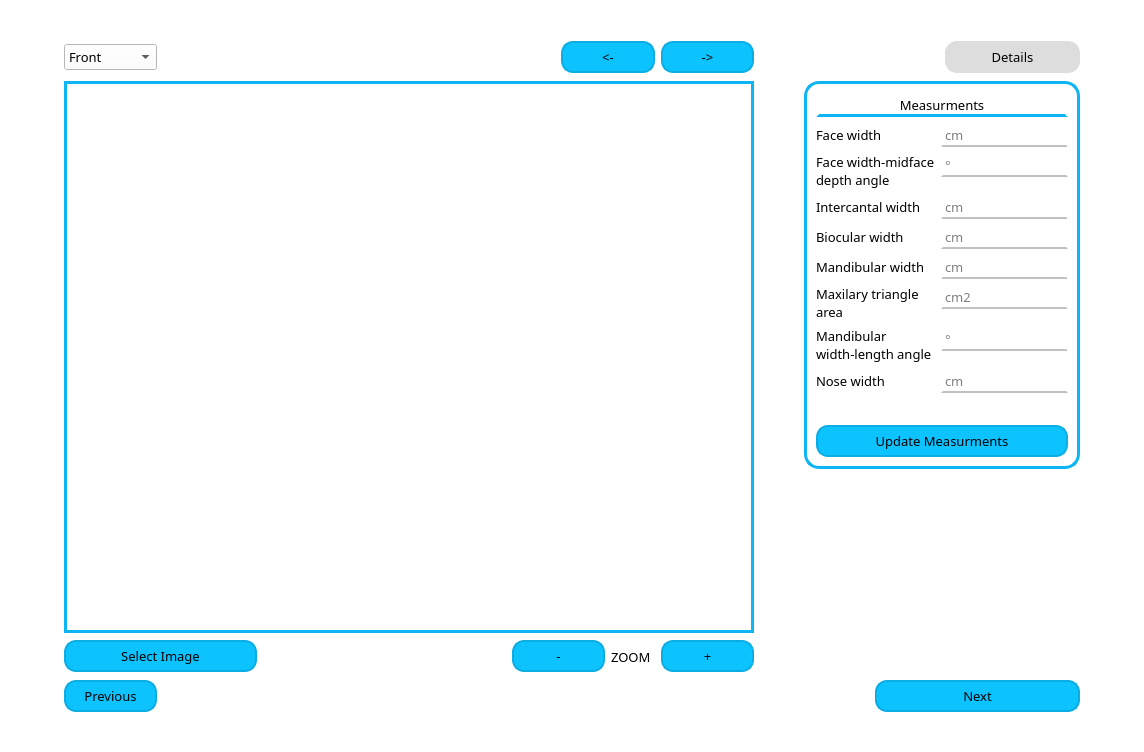
<?xml version="1.0" encoding="UTF-8"?>
<ui version="4.0">
 <class>Form</class>
 <widget class="QWidget" name="Form">
  <property name="geometry">
   <rect>
    <x>0</x>
    <y>0</y>
    <width>1144</width>
    <height>752</height>
   </rect>
  </property>
  <property name="windowTitle">
   <string>iOSA - Patient Images</string>
  </property>
  <property name="styleSheet">
   <string notr="true">QWidget {
	font: 57 10pt Manrope medium;
	background-color: rgb(255, 255, 255);
}

/* --------------------------------------- QScrollBar  -----------------------------------*/
    QScrollBar:horizontal
    {
        height: 15px;
        margin: 3px 15px 3px 15px;
        border-radius: 4px;
    }

    QScrollBar::handle:horizontal
    {
        background-color :rgb(7, 119, 156);
        min-width: 5px;
        border-radius: 4px;
    }

    QScrollBar::add-line:horizontal
    {
        margin: 0px 3px 0px 3px;
        border-image: url(:/qss_icons/rc/right_arrow_disabled.png);
        width: 10px;
        height: 10px;
        subcontrol-position: right;
        subcontrol-origin: margin;
    }

    QScrollBar::sub-line:horizontal
    {
        margin: 0px 3px 0px 3px;
        border-image: url(:/qss_icons/rc/left_arrow_disabled.png);
        height: 10px;
        width: 10px;
        subcontrol-position: left;
        subcontrol-origin: margin;
    }

    QScrollBar::add-line:horizontal:hover,QScrollBar::add-line:horizontal:on
    {
        border-image: url(:/qss_icons/rc/right_arrow.png);
        height: 10px;
        width: 10px;
        subcontrol-position: right;
        subcontrol-origin: margin;
    }


    QScrollBar::sub-line:horizontal:hover, QScrollBar::sub-line:horizontal:on
    {
        border-image: url(:/qss_icons/rc/left_arrow.png);
        height: 10px;
        width: 10px;
        subcontrol-position: left;
        subcontrol-origin: margin;
    }

    QScrollBar::up-arrow:horizontal, QScrollBar::down-arrow:horizontal
    {
        background: none;
    }


    QScrollBar::add-page:horizontal, QScrollBar::sub-page:horizontal
    {
        background: none;
    }

    QScrollBar:vertical
    {
        width: 15px;
        margin: 15px 3px 15px 3px;
        border-radius: 4px;
    }

    QScrollBar::handle:vertical
    {
        background-color: rgb(7, 119, 156);
        min-height: 5px;
        border-radius: 4px;
    }

    QScrollBar::sub-line:vertical
    {
        margin: 3px 0px 3px 0px;
        border-image: url(:/qss_icons/rc/up_arrow_disabled.png);
        height: 10px;
        width: 10px;
        subcontrol-position: top;
        subcontrol-origin: margin;
    }

    QScrollBar::add-line:vertical
    {
        margin: 3px 0px 3px 0px;
        border-image: url(:/qss_icons/rc/down_arrow_disabled.png);
        height: 10px;
        width: 10px;
        subcontrol-position: bottom;
        subcontrol-origin: margin;
    }

    QScrollBar::sub-line:vertical:hover,QScrollBar::sub-line:vertical:on
    {
        border-image: url(:/qss_icons/rc/up_arrow.png);
        height: 10px;
        width: 10px;
        subcontrol-position: top;
        subcontrol-origin: margin;
    }

    QScrollBar::add-line:vertical:hover, QScrollBar::add-line:vertical:on
    {
        border-image: url(:/qss_icons/rc/down_arrow.png);
        height: 10px;
        width: 10px;
        subcontrol-position: bottom;
        subcontrol-origin: margin;
    }

    QScrollBar::up-arrow:vertical, QScrollBar::down-arrow:vertical
    {
        background: none;
    }

    QScrollBar::add-page:vertical, QScrollBar::sub-page:vertical
    {
        background: none;
    }</string>
  </property>
  <layout class="QVBoxLayout" name="verticalLayout">
   <item>
    <widget class="QFrame" name="mainFrame">
     <property name="styleSheet">
      <string notr="true">QScrollBar:vertical {
	background-color: rgb(255, 255, 255);
}

QScrollBar:horizontal {
	background-color: rgb(255, 255, 255);
}

QPushButton {
	padding: 5px;
	border-width: 2px;
	border-style: solid;
	border-color: rgb(11, 173, 226);
	background-color: rgb(13, 195, 255);
	border-radius: 12px;
}

QPushButton:hover {
	background-color: rgb(11, 173, 226);
}

QPushButton:pressed {
	border-color: (9, 146, 191);
	background-color:rgb(9, 146, 191);
}

QLineEdit {
	background-color: rgb(255, 255, 255);
	border-width: 2px;
	border-style: solid;
	border-color: none;
	border-bottom-color: rgb(192, 192, 192);
	border-radius: 15px;
}
QLineEdit:hover {
	border-bottom-color: rgb(140, 140, 140);
}

QFrame#mainFrame{
	border: none;
}
QLabel{
	border: none;
}
</string>
     </property>
     <property name="frameShape">
      <enum>QFrame::StyledPanel</enum>
     </property>
     <property name="frameShadow">
      <enum>QFrame::Raised</enum>
     </property>
     <layout class="QVBoxLayout" name="verticalLayout_2">
      <item>
       <layout class="QGridLayout" name="gridLayout_2">
        <item row="12" column="13" colspan="2">
         <widget class="QPushButton" name="zoomInButton">
          <property name="text">
           <string>+</string>
          </property>
         </widget>
        </item>
        <item row="0" column="19">
         <spacer name="horizontalSpacer_2">
          <property name="orientation">
           <enum>Qt::Horizontal</enum>
          </property>
          <property name="sizeHint" stdset="0">
           <size>
            <width>40</width>
            <height>20</height>
           </size>
          </property>
         </spacer>
        </item>
        <item row="13" column="17" colspan="3">
         <widget class="QPushButton" name="nextPageButton">
          <property name="text">
           <string>Next</string>
          </property>
         </widget>
        </item>
        <item row="1" column="18" colspan="2">
         <widget class="QPushButton" name="details_push_button">
          <property name="styleSheet">
           <string notr="true">background-color: rgb(221, 221, 221);
border-color: rgb(221, 221, 221);</string>
          </property>
          <property name="text">
           <string>Details</string>
          </property>
         </widget>
        </item>
        <item row="0" column="13">
         <spacer name="horizontalSpacer_8">
          <property name="orientation">
           <enum>Qt::Horizontal</enum>
          </property>
          <property name="sizeHint" stdset="0">
           <size>
            <width>40</width>
            <height>20</height>
           </size>
          </property>
         </spacer>
        </item>
        <item row="10" column="0">
         <spacer name="verticalSpacer_10">
          <property name="orientation">
           <enum>Qt::Vertical</enum>
          </property>
          <property name="sizeHint" stdset="0">
           <size>
            <width>20</width>
            <height>40</height>
           </size>
          </property>
         </spacer>
        </item>
        <item row="11" column="0">
         <spacer name="verticalSpacer_12">
          <property name="orientation">
           <enum>Qt::Vertical</enum>
          </property>
          <property name="sizeHint" stdset="0">
           <size>
            <width>20</width>
            <height>40</height>
           </size>
          </property>
         </spacer>
        </item>
        <item row="12" column="10" colspan="2">
         <widget class="QPushButton" name="zoomOutButton">
          <property name="text">
           <string>-</string>
          </property>
         </widget>
        </item>
        <item row="2" column="0">
         <spacer name="verticalSpacer_2">
          <property name="orientation">
           <enum>Qt::Vertical</enum>
          </property>
          <property name="sizeHint" stdset="0">
           <size>
            <width>20</width>
            <height>40</height>
           </size>
          </property>
         </spacer>
        </item>
        <item row="4" column="0">
         <spacer name="verticalSpacer_4">
          <property name="orientation">
           <enum>Qt::Vertical</enum>
          </property>
          <property name="sizeHint" stdset="0">
           <size>
            <width>20</width>
            <height>40</height>
           </size>
          </property>
         </spacer>
        </item>
        <item row="8" column="0">
         <spacer name="verticalSpacer_8">
          <property name="orientation">
           <enum>Qt::Vertical</enum>
          </property>
          <property name="sizeHint" stdset="0">
           <size>
            <width>20</width>
            <height>40</height>
           </size>
          </property>
         </spacer>
        </item>
        <item row="0" column="7">
         <spacer name="horizontalSpacer_14">
          <property name="orientation">
           <enum>Qt::Horizontal</enum>
          </property>
          <property name="sizeHint" stdset="0">
           <size>
            <width>40</width>
            <height>20</height>
           </size>
          </property>
         </spacer>
        </item>
        <item row="0" column="2">
         <spacer name="horizontalSpacer_19">
          <property name="orientation">
           <enum>Qt::Horizontal</enum>
          </property>
          <property name="sizeHint" stdset="0">
           <size>
            <width>40</width>
            <height>20</height>
           </size>
          </property>
         </spacer>
        </item>
        <item row="5" column="0">
         <spacer name="verticalSpacer_5">
          <property name="orientation">
           <enum>Qt::Vertical</enum>
          </property>
          <property name="sizeHint" stdset="0">
           <size>
            <width>20</width>
            <height>40</height>
           </size>
          </property>
         </spacer>
        </item>
        <item row="0" column="14">
         <spacer name="horizontalSpacer_7">
          <property name="orientation">
           <enum>Qt::Horizontal</enum>
          </property>
          <property name="sizeHint" stdset="0">
           <size>
            <width>40</width>
            <height>20</height>
           </size>
          </property>
         </spacer>
        </item>
        <item row="6" column="0">
         <spacer name="verticalSpacer_6">
          <property name="orientation">
           <enum>Qt::Vertical</enum>
          </property>
          <property name="sizeHint" stdset="0">
           <size>
            <width>20</width>
            <height>40</height>
           </size>
          </property>
         </spacer>
        </item>
        <item row="0" column="11">
         <spacer name="horizontalSpacer_10">
          <property name="orientation">
           <enum>Qt::Horizontal</enum>
          </property>
          <property name="sizeHint" stdset="0">
           <size>
            <width>40</width>
            <height>20</height>
           </size>
          </property>
         </spacer>
        </item>
        <item row="13" column="0">
         <spacer name="horizontalSpacer_22">
          <property name="orientation">
           <enum>Qt::Horizontal</enum>
          </property>
          <property name="sizeHint" stdset="0">
           <size>
            <width>40</width>
            <height>20</height>
           </size>
          </property>
         </spacer>
        </item>
        <item row="0" column="15">
         <spacer name="horizontalSpacer_6">
          <property name="orientation">
           <enum>Qt::Horizontal</enum>
          </property>
          <property name="sizeHint" stdset="0">
           <size>
            <width>40</width>
            <height>20</height>
           </size>
          </property>
         </spacer>
        </item>
        <item row="0" column="3">
         <spacer name="horizontalSpacer_18">
          <property name="orientation">
           <enum>Qt::Horizontal</enum>
          </property>
          <property name="sizeHint" stdset="0">
           <size>
            <width>40</width>
            <height>20</height>
           </size>
          </property>
         </spacer>
        </item>
        <item row="0" column="17">
         <spacer name="horizontalSpacer_4">
          <property name="orientation">
           <enum>Qt::Horizontal</enum>
          </property>
          <property name="sizeHint" stdset="0">
           <size>
            <width>40</width>
            <height>20</height>
           </size>
          </property>
         </spacer>
        </item>
        <item row="0" column="6">
         <spacer name="horizontalSpacer_15">
          <property name="orientation">
           <enum>Qt::Horizontal</enum>
          </property>
          <property name="sizeHint" stdset="0">
           <size>
            <width>40</width>
            <height>20</height>
           </size>
          </property>
         </spacer>
        </item>
        <item row="3" column="0">
         <spacer name="verticalSpacer_3">
          <property name="orientation">
           <enum>Qt::Vertical</enum>
          </property>
          <property name="sizeHint" stdset="0">
           <size>
            <width>20</width>
            <height>40</height>
           </size>
          </property>
         </spacer>
        </item>
        <item row="1" column="11" colspan="2">
         <widget class="QPushButton" name="undoButton">
          <property name="text">
           <string>&lt;-</string>
          </property>
         </widget>
        </item>
        <item row="0" column="4">
         <spacer name="horizontalSpacer_17">
          <property name="orientation">
           <enum>Qt::Horizontal</enum>
          </property>
          <property name="sizeHint" stdset="0">
           <size>
            <width>40</width>
            <height>20</height>
           </size>
          </property>
         </spacer>
        </item>
        <item row="7" column="0">
         <spacer name="verticalSpacer_7">
          <property name="orientation">
           <enum>Qt::Vertical</enum>
          </property>
          <property name="sizeHint" stdset="0">
           <size>
            <width>20</width>
            <height>40</height>
           </size>
          </property>
         </spacer>
        </item>
        <item row="0" column="1">
         <spacer name="horizontalSpacer_20">
          <property name="orientation">
           <enum>Qt::Horizontal</enum>
          </property>
          <property name="sizeHint" stdset="0">
           <size>
            <width>40</width>
            <height>20</height>
           </size>
          </property>
         </spacer>
        </item>
        <item row="0" column="12">
         <spacer name="horizontalSpacer_9">
          <property name="orientation">
           <enum>Qt::Horizontal</enum>
          </property>
          <property name="sizeHint" stdset="0">
           <size>
            <width>40</width>
            <height>20</height>
           </size>
          </property>
         </spacer>
        </item>
        <item row="1" column="0">
         <spacer name="verticalSpacer">
          <property name="orientation">
           <enum>Qt::Vertical</enum>
          </property>
          <property name="sizeHint" stdset="0">
           <size>
            <width>20</width>
            <height>40</height>
           </size>
          </property>
         </spacer>
        </item>
        <item row="12" column="0">
         <spacer name="verticalSpacer_11">
          <property name="orientation">
           <enum>Qt::Vertical</enum>
          </property>
          <property name="sizeHint" stdset="0">
           <size>
            <width>20</width>
            <height>40</height>
           </size>
          </property>
         </spacer>
        </item>
        <item row="1" column="13" colspan="2">
         <widget class="QPushButton" name="redoButton">
          <property name="text">
           <string>-&gt;</string>
          </property>
         </widget>
        </item>
        <item row="0" column="20">
         <spacer name="horizontalSpacer">
          <property name="orientation">
           <enum>Qt::Horizontal</enum>
          </property>
          <property name="sizeHint" stdset="0">
           <size>
            <width>40</width>
            <height>20</height>
           </size>
          </property>
         </spacer>
        </item>
        <item row="9" column="0">
         <spacer name="verticalSpacer_9">
          <property name="orientation">
           <enum>Qt::Vertical</enum>
          </property>
          <property name="sizeHint" stdset="0">
           <size>
            <width>20</width>
            <height>40</height>
           </size>
          </property>
         </spacer>
        </item>
        <item row="14" column="0">
         <spacer name="horizontalSpacer_23">
          <property name="orientation">
           <enum>Qt::Horizontal</enum>
          </property>
          <property name="sizeHint" stdset="0">
           <size>
            <width>40</width>
            <height>20</height>
           </size>
          </property>
         </spacer>
        </item>
        <item row="0" column="0">
         <spacer name="horizontalSpacer_21">
          <property name="orientation">
           <enum>Qt::Horizontal</enum>
          </property>
          <property name="sizeHint" stdset="0">
           <size>
            <width>40</width>
            <height>20</height>
           </size>
          </property>
         </spacer>
        </item>
        <item row="0" column="18">
         <spacer name="horizontalSpacer_3">
          <property name="orientation">
           <enum>Qt::Horizontal</enum>
          </property>
          <property name="sizeHint" stdset="0">
           <size>
            <width>40</width>
            <height>20</height>
           </size>
          </property>
         </spacer>
        </item>
        <item row="0" column="16">
         <spacer name="horizontalSpacer_5">
          <property name="orientation">
           <enum>Qt::Horizontal</enum>
          </property>
          <property name="sizeHint" stdset="0">
           <size>
            <width>40</width>
            <height>20</height>
           </size>
          </property>
         </spacer>
        </item>
        <item row="0" column="5">
         <spacer name="horizontalSpacer_16">
          <property name="orientation">
           <enum>Qt::Horizontal</enum>
          </property>
          <property name="sizeHint" stdset="0">
           <size>
            <width>40</width>
            <height>20</height>
           </size>
          </property>
         </spacer>
        </item>
        <item row="0" column="9">
         <spacer name="horizontalSpacer_12">
          <property name="orientation">
           <enum>Qt::Horizontal</enum>
          </property>
          <property name="sizeHint" stdset="0">
           <size>
            <width>40</width>
            <height>20</height>
           </size>
          </property>
         </spacer>
        </item>
        <item row="0" column="8">
         <spacer name="horizontalSpacer_13">
          <property name="orientation">
           <enum>Qt::Horizontal</enum>
          </property>
          <property name="sizeHint" stdset="0">
           <size>
            <width>40</width>
            <height>20</height>
           </size>
          </property>
         </spacer>
        </item>
        <item row="12" column="12">
         <widget class="QLabel" name="label">
          <property name="text">
           <string>ZOOM</string>
          </property>
         </widget>
        </item>
        <item row="0" column="10">
         <spacer name="horizontalSpacer_11">
          <property name="orientation">
           <enum>Qt::Horizontal</enum>
          </property>
          <property name="sizeHint" stdset="0">
           <size>
            <width>40</width>
            <height>20</height>
           </size>
          </property>
         </spacer>
        </item>
        <item row="2" column="16" rowspan="6" colspan="4">
         <widget class="QFrame" name="frame">
          <property name="styleSheet">
           <string notr="true">QFrame {
	background-color: rgb(255, 255, 255);
	border-width: 3px;
	border-style: solid;
	border-color: rgb(13, 182, 243);
	border-radius: 15px;
}</string>
          </property>
          <property name="frameShape">
           <enum>QFrame::StyledPanel</enum>
          </property>
          <property name="frameShadow">
           <enum>QFrame::Raised</enum>
          </property>
          <layout class="QVBoxLayout" name="verticalLayout_4">
           <item>
            <layout class="QVBoxLayout" name="verticalLayout_3">
             <item>
              <layout class="QFormLayout" name="formLayout">
               <item row="0" column="0" colspan="2">
                <widget class="QLabel" name="measures_label">
                 <property name="styleSheet">
                  <string notr="true">QFrame {
	background-color: rgb(255, 255, 255);
	border-width: 3px;
	border-style: solid;
	border-top-color: rgb(255, 255, 255);
	border-right-color: rgb(255, 255, 255);
	border-left-color: rgb(255, 255, 255);
}</string>
                 </property>
                 <property name="text">
                  <string>Measurments</string>
                 </property>
                 <property name="alignment">
                  <set>Qt::AlignCenter</set>
                 </property>
                </widget>
               </item>
               <item row="1" column="0">
                <widget class="QLabel" name="measurement_label1">
                 <property name="styleSheet">
                  <string notr="true">QFrame {
	border-width: 0;
}</string>
                 </property>
                 <property name="text">
                  <string>Face width</string>
                 </property>
                </widget>
               </item>
               <item row="1" column="1">
                <widget class="QLineEdit" name="measurement_lineEdit1">
                 <property name="readOnly">
                  <bool>true</bool>
                 </property>
                 <property name="placeholderText">
                  <string>cm</string>
                 </property>
                </widget>
               </item>
               <item row="2" column="0">
                <widget class="QLabel" name="measurement_label_1_2">
                 <property name="styleSheet">
                  <string notr="true">QFrame {
	border-width: 0;
}</string>
                 </property>
                 <property name="text">
                  <string>Face width-midface
depth angle</string>
                 </property>
                </widget>
               </item>
               <item row="2" column="1">
                <widget class="QLineEdit" name="measurement_lineEdit2">
                 <property name="readOnly">
                  <bool>true</bool>
                 </property>
                 <property name="placeholderText">
                  <string>°</string>
                 </property>
                </widget>
               </item>
               <item row="3" column="0">
                <widget class="QLabel" name="measurement_label2">
                 <property name="styleSheet">
                  <string notr="true">QFrame {
	border-width: 0;
}</string>
                 </property>
                 <property name="text">
                  <string>Intercantal width</string>
                 </property>
                </widget>
               </item>
               <item row="3" column="1">
                <widget class="QLineEdit" name="measurement_lineEdit3">
                 <property name="readOnly">
                  <bool>true</bool>
                 </property>
                 <property name="placeholderText">
                  <string>cm</string>
                 </property>
                </widget>
               </item>
               <item row="4" column="0">
                <widget class="QLabel" name="measurement_label3">
                 <property name="styleSheet">
                  <string notr="true">QFrame {
	border-width: 0;
}</string>
                 </property>
                 <property name="text">
                  <string>Biocular width</string>
                 </property>
                </widget>
               </item>
               <item row="4" column="1">
                <widget class="QLineEdit" name="measurement_lineEdit4">
                 <property name="readOnly">
                  <bool>true</bool>
                 </property>
                 <property name="placeholderText">
                  <string>cm</string>
                 </property>
                </widget>
               </item>
               <item row="5" column="0">
                <widget class="QLabel" name="measurement_label4">
                 <property name="styleSheet">
                  <string notr="true">QFrame {
	border-width: 0;
}</string>
                 </property>
                 <property name="text">
                  <string>Mandibular width</string>
                 </property>
                </widget>
               </item>
               <item row="5" column="1">
                <widget class="QLineEdit" name="measurement_lineEdit5">
                 <property name="readOnly">
                  <bool>true</bool>
                 </property>
                 <property name="placeholderText">
                  <string>cm</string>
                 </property>
                </widget>
               </item>
               <item row="6" column="0">
                <widget class="QLabel" name="measurement_label5">
                 <property name="styleSheet">
                  <string notr="true">QFrame {
	border-width: 0;
}</string>
                 </property>
                 <property name="text">
                  <string>Maxilary triangle
area</string>
                 </property>
                </widget>
               </item>
               <item row="6" column="1">
                <widget class="QLineEdit" name="measurement_lineEdit6">
                 <property name="readOnly">
                  <bool>true</bool>
                 </property>
                 <property name="placeholderText">
                  <string>cm2</string>
                 </property>
                </widget>
               </item>
               <item row="9" column="0" colspan="2">
                <spacer name="horizontalSpacer_24">
                 <property name="orientation">
                  <enum>Qt::Horizontal</enum>
                 </property>
                 <property name="sizeHint" stdset="0">
                  <size>
                   <width>40</width>
                   <height>20</height>
                  </size>
                 </property>
                </spacer>
               </item>
               <item row="10" column="0" colspan="2">
                <widget class="QPushButton" name="updateMeasuresButton">
                 <property name="text">
                  <string>Update Measurments</string>
                 </property>
                </widget>
               </item>
               <item row="7" column="0">
                <widget class="QLabel" name="measurement_label_7">
                 <property name="styleSheet">
                  <string notr="true">QFrame {
	border-width: 0;
}</string>
                 </property>
                 <property name="text">
                  <string>Mandibular
width-length angle</string>
                 </property>
                </widget>
               </item>
               <item row="7" column="1">
                <widget class="QLineEdit" name="measurement_lineEdit_7">
                 <property name="placeholderText">
                  <string>°</string>
                 </property>
                </widget>
               </item>
               <item row="8" column="0">
                <widget class="QLabel" name="measurement_label_8">
                 <property name="styleSheet">
                  <string notr="true">QFrame {
	border-width: 0;
}</string>
                 </property>
                 <property name="text">
                  <string>Nose width</string>
                 </property>
                </widget>
               </item>
               <item row="8" column="1">
                <widget class="QLineEdit" name="measurement_lineEdit_8">
                 <property name="placeholderText">
                  <string>cm</string>
                 </property>
                </widget>
               </item>
              </layout>
             </item>
            </layout>
           </item>
          </layout>
         </widget>
        </item>
        <item row="2" column="1" rowspan="10" colspan="14">
         <widget class="QGraphicsView" name="processed_graphicsView">
          <property name="styleSheet">
           <string notr="true">
QFrame {
	background-color: rgb(255, 255, 255);
	border-width: 3px;
	border-style: solid;
	border-color: rgb(13, 182, 243);
	border-radius: 0px;
}</string>
          </property>
         </widget>
        </item>
        <item row="13" column="1" colspan="2">
         <widget class="QPushButton" name="previousPageButton">
          <property name="text">
           <string>Previous</string>
          </property>
         </widget>
        </item>
        <item row="1" column="1" colspan="2">
         <widget class="QComboBox" name="imageTagComboBox">
          <item>
           <property name="text">
            <string>Front</string>
           </property>
          </item>
          <item>
           <property name="text">
            <string>Lateral</string>
           </property>
          </item>
         </widget>
        </item>
        <item row="8" column="16" rowspan="4" colspan="4" alignment="Qt::AlignHCenter|Qt::AlignVCenter">
         <widget class="QLabel" name="image_reference_label">
          <property name="text">
           <string/>
          </property>
         </widget>
        </item>
        <item row="12" column="1" colspan="4">
         <widget class="QPushButton" name="selectImageButton">
          <property name="text">
           <string>Select Image</string>
          </property>
         </widget>
        </item>
       </layout>
      </item>
     </layout>
    </widget>
   </item>
  </layout>
 </widget>
 <resources/>
 <connections/>
</ui>
